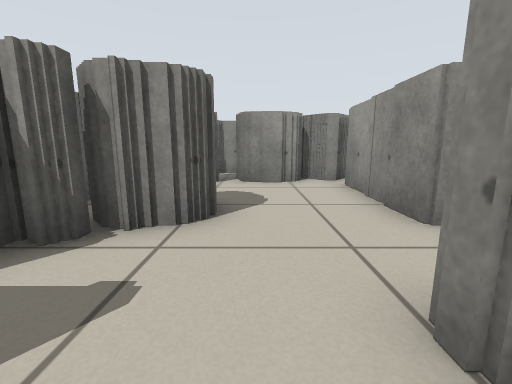
View 1 (above)

13 first-person views from a walk through a Stage world. The camera is 0.51 m above the floor, tilts 10° down and sees 90° across. Floor lines are 1 m apart. The floor is counted in squares, 0.5 m on a side. Each view is taken from the middle of a square. On the plan, view 1 faces up. The plan holds only what a view shows up to about 11 squares ahead; the rest is blank. The place goes on beyond the plan. Robots are left out.

View 2
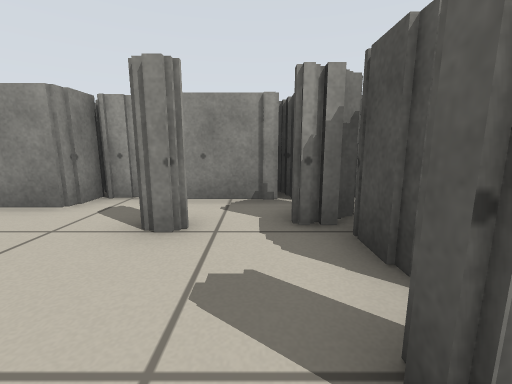

View 3
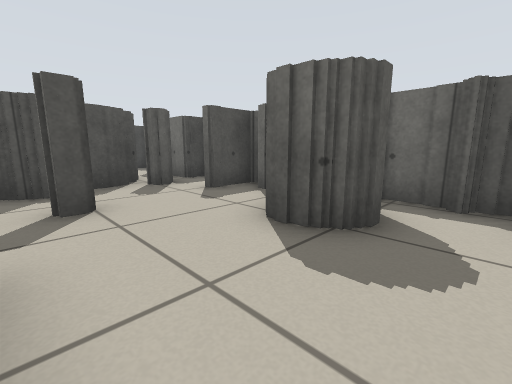

View 4
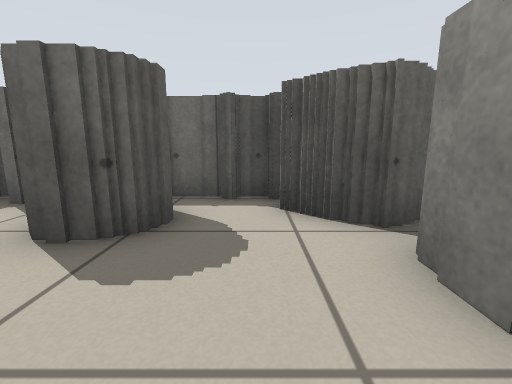

View 5
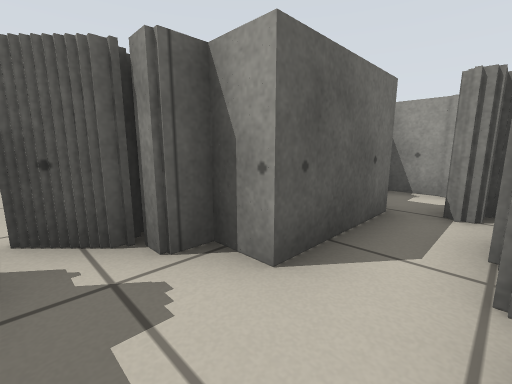

View 6
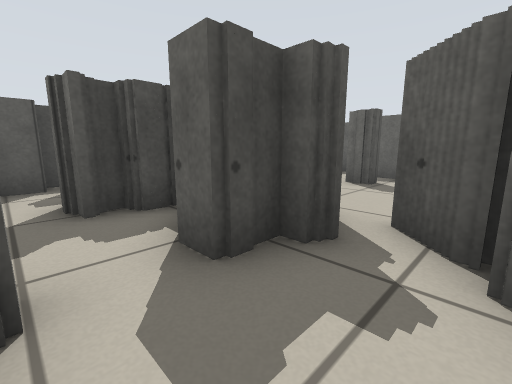

View 7
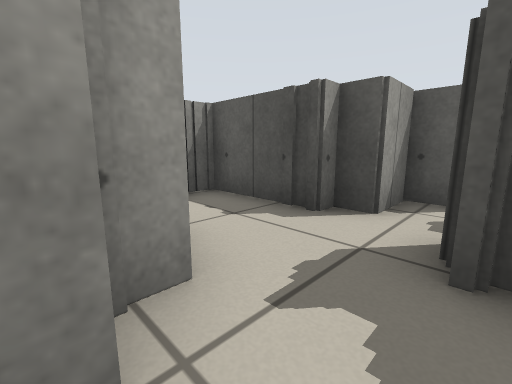

View 8
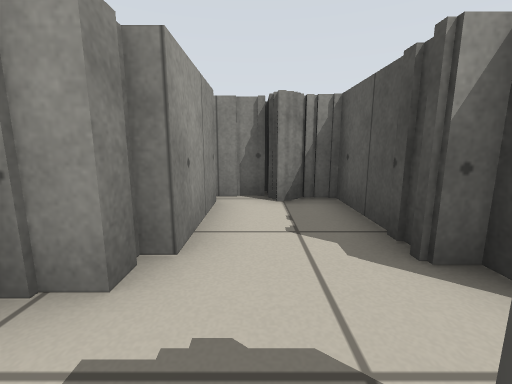

View 9
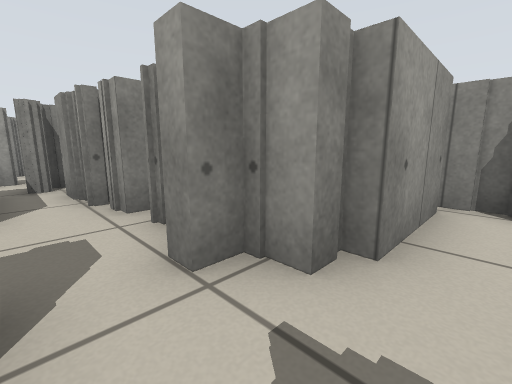

View 10
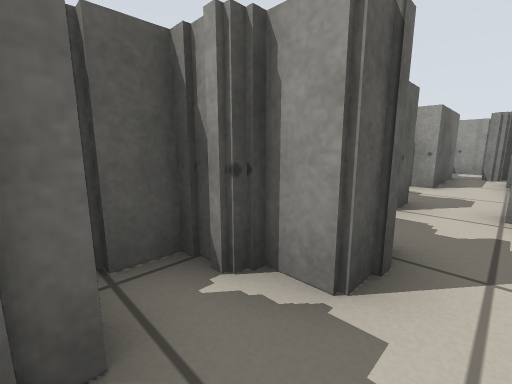

View 11
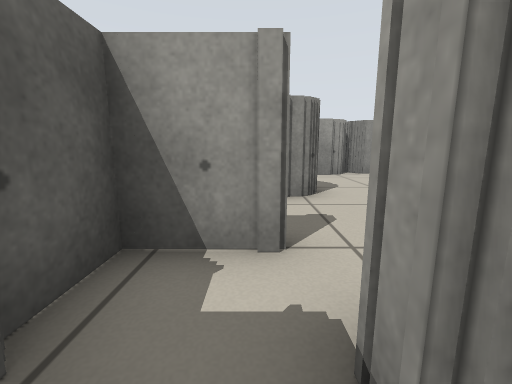

View 12
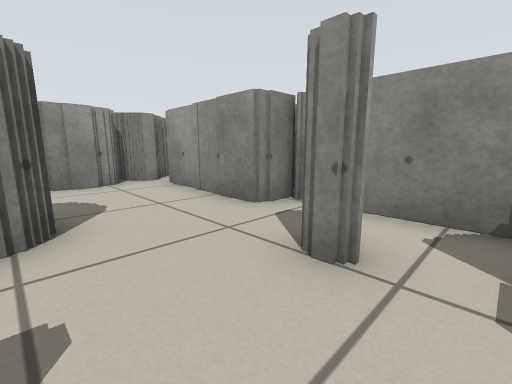

View 13
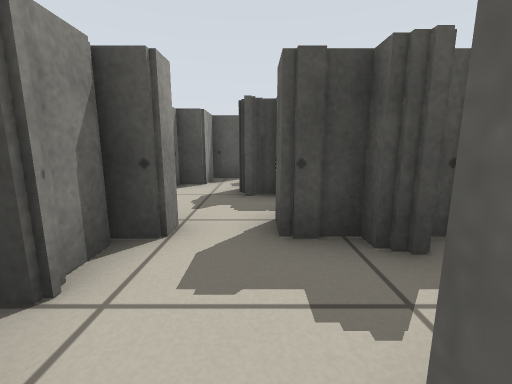

### Floor plan
Ten units are one square. View 1 is at (0, 0); x grows to the right and y downward. Boxes are objects, and circles mark ways between rooms. Rooms are numbered by the first view taken in them; rooms with no view inside come last. Other rooms are left out.
<svg viewBox="-43 -87 83 216">
<path fill="none" stroke="#000" d="M-7 -45 -7 -32 -20 -32M-16 -48 -9 -48M-20 -26 -26 -26 -26 -15M-16 -67 -20 -67 -20 -64M10 -8 10 -14 16 -14M30 -25 30 -31M34 -32 23 -32 23 -69M11 -74 -4 -74M-16 -4 -32 -4M-32 -64 -32 -41M-13 -82 -13 -71M-32 -7 -16 -7M26 -78 19 -78M20 -82 15 -82M11 6 20 6M-16 6 -9 6M-4 12 12 12 12 4M30 5 30 -16M-17 92 -17 105 -23 105 -23 108 -32 108 -32 116M4 80 -3 80 -3 72 -10 72 -10 68 -3 68 -3 59M-32 93 -23 93 -23 95 -16 95M-38 63 -32 63 -32 68 -23 68 -23 75M-23 44 -32 44 -32 50 -38 50 -38 57M29 83 2 83M-5 39 -10 39M32 92 32 81M-18 124 -6 124 -6 110 1 110 1 106 30 106 30 93 35 93M-16 18 -16 6M-11 15 -18 15M-31 16 -23 16 -23 44M-10 34 -10 22M-32 -4 -32 11M-6 50 -6 42"/>
<circle cx="-20" cy="0" r="3" fill="#2a7"/>
<circle cx="-20" cy="50" r="3" fill="#2a7"/>
<text x="0" y="-40">1</text>
<text x="-10" y="80">2</text>
<text x="-20" y="20">3</text>
</svg>
Room 1 opens to room 3. Room 2 opens to room 3.

Where each view was taken, in squares from view 1:
view 1: 0 up, 0 right, facing up
view 2: 0 up, 2 left, facing right
view 3: 6 up, 2 right, facing down-left
view 4: 6 up, 2 right, facing left
view 5: 6 down, 1 left, facing up-left
view 6: 5 down, 1 left, facing down-left
view 7: 7 down, 2 left, facing down-right
view 8: 9 down, 2 left, facing right
view 9: 9 down, 2 left, facing up-right
view 10: 12 down, 1 left, facing up-left
view 11: 2 down, 2 left, facing up
view 12: 0 up, 1 left, facing up-right
view 13: 4 down, 2 left, facing down
